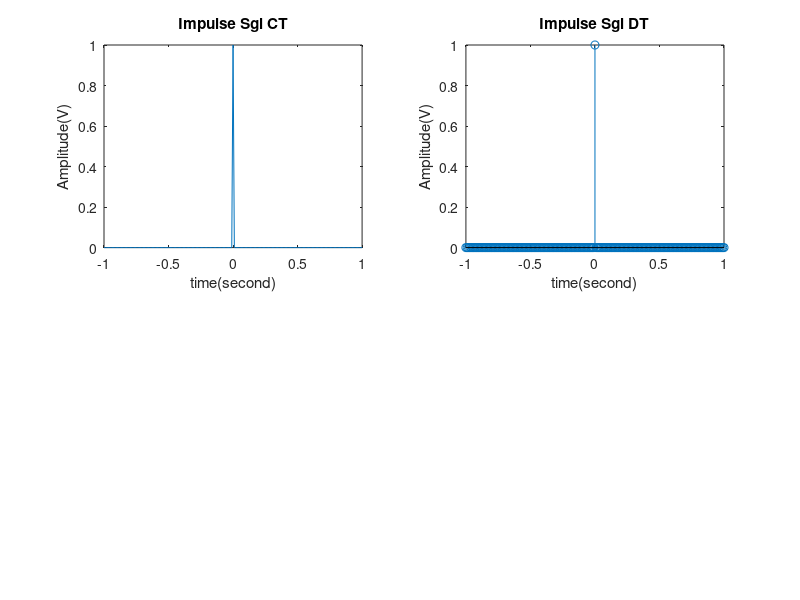
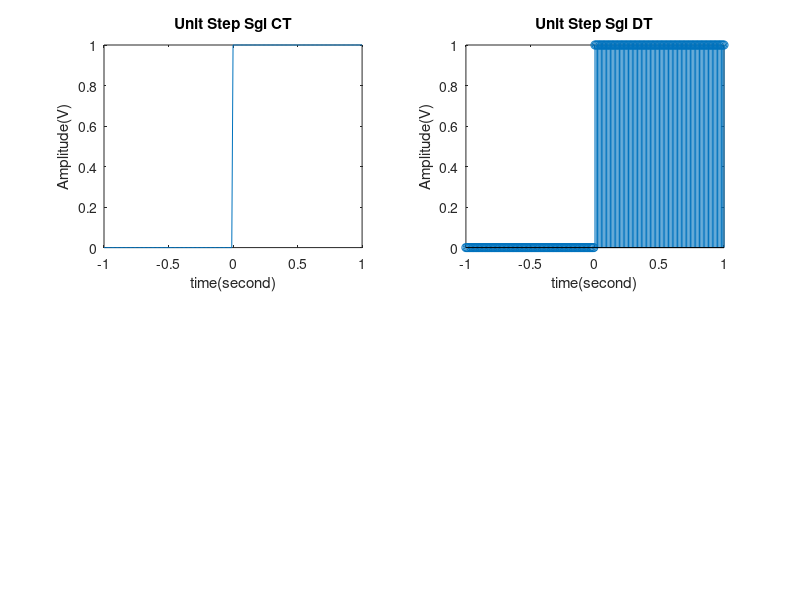
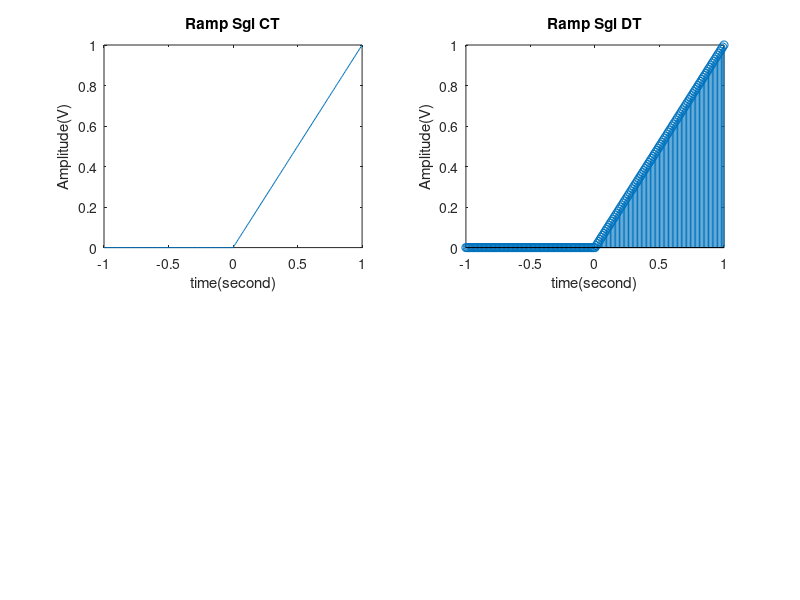
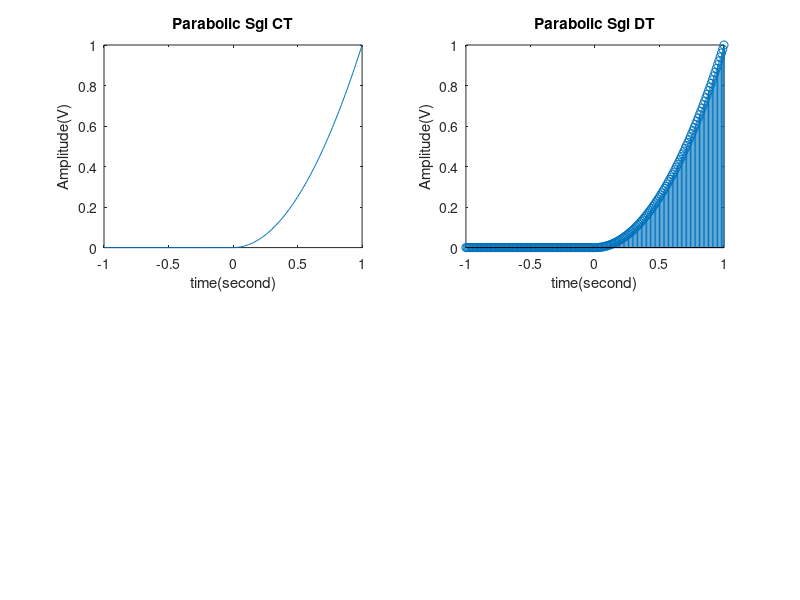

The MATLAB script that drew these images, in order:
%% 
t=-1:0.01:1;

%impulse sgl
impulse=t==0;
subplot(2,2,1)
plot(t,impulse)
title("Impulse Sgl CT")
xlabel("time(second)")
ylabel("Amplitude(V)")
subplot(2,2,2)
stem(t,impulse)
title("Impulse Sgl DT")
xlabel("time(second)")
ylabel("Amplitude(V)")

%unit step sgl
figure;
unitstep=t>=0;
subplot(2,2,1)
plot(t,unitstep)
title("Unit Step Sgl CT")
xlabel("time(second)")
ylabel("Amplitude(V)")
subplot(2,2,2)
stem(t,unitstep)
title("Unit Step Sgl DT")
xlabel("time(second)")
ylabel("Amplitude(V)")

%Ramp Sgl
figure;
ramp=t.*unitstep;
subplot(2,2,1)
plot(t,ramp)
title("Ramp Sgl CT")
xlabel("time(second)")
ylabel("Amplitude(V)")
subplot(2,2,2)
stem(t,ramp)
title("Ramp Sgl DT")
xlabel("time(second)")
ylabel("Amplitude(V)")

%Parabolic sgl
figure
para=(t.^2).*unitstep;
subplot(2,2,1)
plot(t,para)
title("Parabolic Sgl CT")
xlabel("time(second)")
ylabel("Amplitude(V)")
subplot(2,2,2)
stem(t,para)
title("Parabolic Sgl DT")
xlabel("time(second)")
ylabel("Amplitude(V)")

%Exponential
figure;
expo=exp(t);
subplot(2,2,1)
plot(t,expo)
title("Growing Exponential Sgl CT")
xlabel("time(second)")
ylabel("Amplitude(V)")
subplot(2,2,2)
stem(t,expo)
title("Growing Exponential Sgl DT")
xlabel("time(second)")
ylabel("Amplitude(V)")

expo=exp(-t);
subplot(2,2,3)
plot(t,expo)
title("Decaying Exponential Sgl CT")
xlabel("time(second)")
ylabel("Amplitude(V)")
subplot(2,2,4)
stem(t,expo)
title("Decaying Exponential Sgl DT")
xlabel("time(second)")
ylabel("Amplitude(V)")

%Sin and Cos sgl
figure;
s=sin(20*t);
subplot(2,2,1)
plot(t,s)
title("Sine Sgl CT")
xlabel("time(second)")
ylabel("Amplitude(V)")
subplot(2,2,2)
stem(t,s)
title("Sine Sgl DT")
xlabel("time(second)")
ylabel("Amplitude(V)")

s=cos(20*t);
subplot(2,2,3)
plot(t,s)
title("Cosine Sgl CT")
xlabel("time(second)")
ylabel("Amplitude(V)")
subplot(2,2,4)
stem(t,s)
title("Cosine Sgl DT")
xlabel("time(second)")
ylabel("Amplitude(V)")
